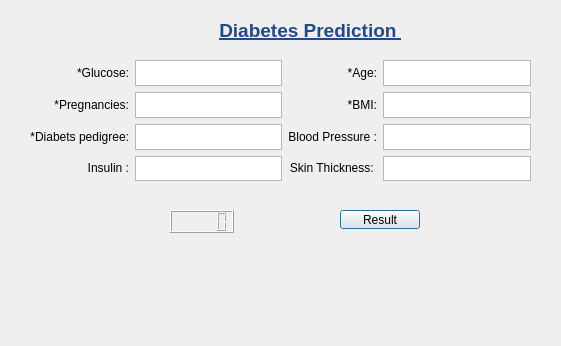
<?xml version="1.0" encoding="UTF-8"?>
<ui version="4.0">
 <class>Prediction_Meter</class>
 <widget class="QDialog" name="Prediction_Meter">
  <property name="geometry">
   <rect>
    <x>0</x>
    <y>0</y>
    <width>561</width>
    <height>346</height>
   </rect>
  </property>
  <property name="windowTitle">
   <string>Dialog</string>
  </property>
  <widget class="QLCDNumber" name="Result">
   <property name="geometry">
    <rect>
     <x>170</x>
     <y>210</y>
     <width>64</width>
     <height>23</height>
    </rect>
   </property>
  </widget>
  <widget class="QLabel" name="Heading">
   <property name="geometry">
    <rect>
     <x>210</x>
     <y>10</y>
     <width>201</width>
     <height>41</height>
    </rect>
   </property>
   <property name="text">
    <string>&lt;html&gt;&lt;head/&gt;&lt;body&gt;&lt;p align=&quot;center&quot;&gt;&lt;span style=&quot; font-size:14pt; font-weight:600; text-decoration: underline; color:#204a87;&quot;&gt;Diabetes Prediction &lt;/span&gt;&lt;/p&gt;&lt;/body&gt;&lt;/html&gt;</string>
   </property>
  </widget>
  <widget class="QWidget" name="layoutWidget">
   <property name="geometry">
    <rect>
     <x>30</x>
     <y>60</y>
     <width>501</width>
     <height>121</height>
    </rect>
   </property>
   <layout class="QGridLayout" name="gridLayout">
    <item row="2" column="0">
     <widget class="QLabel" name="dp">
      <property name="text">
       <string>&lt;html&gt;&lt;head/&gt;&lt;body&gt;&lt;p align=&quot;right&quot;&gt;*Diabets pedigree:&lt;/p&gt;&lt;/body&gt;&lt;/html&gt;</string>
      </property>
     </widget>
    </item>
    <item row="0" column="1">
     <widget class="QTextEdit" name="glucose_2"/>
    </item>
    <item row="3" column="2">
     <widget class="QLabel" name="sk_thick">
      <property name="text">
       <string>&lt;html&gt;&lt;head/&gt;&lt;body&gt;&lt;p align=&quot;right&quot;&gt;Skin Thickness: &lt;/p&gt;&lt;/body&gt;&lt;/html&gt;</string>
      </property>
     </widget>
    </item>
    <item row="2" column="1">
     <widget class="QTextEdit" name="dp_2"/>
    </item>
    <item row="1" column="3">
     <widget class="QTextEdit" name="bmi_2"/>
    </item>
    <item row="1" column="1">
     <widget class="QTextEdit" name="preg_2"/>
    </item>
    <item row="0" column="0">
     <widget class="QLabel" name="glucose">
      <property name="text">
       <string>&lt;html&gt;&lt;head/&gt;&lt;body&gt;&lt;p align=&quot;right&quot;&gt;*Glucose:&lt;/p&gt;&lt;/body&gt;&lt;/html&gt;</string>
      </property>
     </widget>
    </item>
    <item row="2" column="2">
     <widget class="QLabel" name="bp">
      <property name="text">
       <string>&lt;html&gt;&lt;head/&gt;&lt;body&gt;&lt;p align=&quot;right&quot;&gt;Blood Pressure :&lt;/p&gt;&lt;/body&gt;&lt;/html&gt;</string>
      </property>
     </widget>
    </item>
    <item row="3" column="3">
     <widget class="QTextEdit" name="sk_thick_2"/>
    </item>
    <item row="3" column="0">
     <widget class="QLabel" name="insu">
      <property name="text">
       <string>&lt;html&gt;&lt;head/&gt;&lt;body&gt;&lt;p align=&quot;right&quot;&gt;Insulin :&lt;/p&gt;&lt;/body&gt;&lt;/html&gt;</string>
      </property>
     </widget>
    </item>
    <item row="0" column="3">
     <widget class="QTextEdit" name="age_2"/>
    </item>
    <item row="1" column="0">
     <widget class="QLabel" name="preg">
      <property name="text">
       <string>&lt;html&gt;&lt;head/&gt;&lt;body&gt;&lt;p align=&quot;right&quot;&gt;*Pregnancies:&lt;/p&gt;&lt;/body&gt;&lt;/html&gt;</string>
      </property>
     </widget>
    </item>
    <item row="0" column="2">
     <widget class="QLabel" name="age">
      <property name="text">
       <string>&lt;html&gt;&lt;head/&gt;&lt;body&gt;&lt;p align=&quot;right&quot;&gt;*Age:&lt;/p&gt;&lt;/body&gt;&lt;/html&gt;</string>
      </property>
     </widget>
    </item>
    <item row="2" column="3">
     <widget class="QTextEdit" name="bp_2"/>
    </item>
    <item row="3" column="1">
     <widget class="QTextEdit" name="insu_2"/>
    </item>
    <item row="1" column="2">
     <widget class="QLabel" name="bmi">
      <property name="text">
       <string>&lt;html&gt;&lt;head/&gt;&lt;body&gt;&lt;p align=&quot;right&quot;&gt;*BMI:&lt;/p&gt;&lt;/body&gt;&lt;/html&gt;</string>
      </property>
     </widget>
    </item>
   </layout>
  </widget>
  <widget class="QPushButton" name="Prediction">
   <property name="geometry">
    <rect>
     <x>340</x>
     <y>210</y>
     <width>80</width>
     <height>19</height>
    </rect>
   </property>
   <property name="text">
    <string>Result</string>
   </property>
  </widget>
 </widget>
 <resources/>
 <connections/>
</ui>
